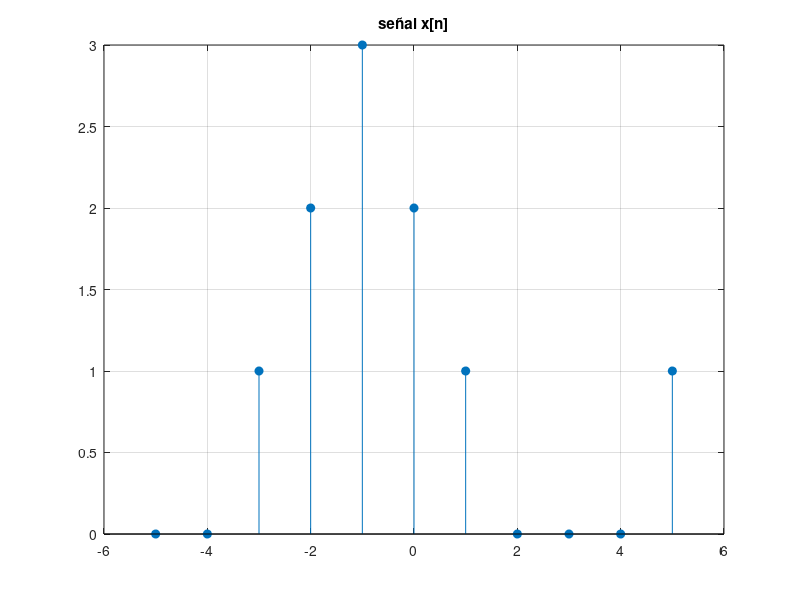

Here is the MATLAB script that generated this plot:
%Sumatoria de impulsos: x[n] = cumsum(x[k]delta[n-k]) 
n = -5:5;
x = [0 0 1 2 3 2 1 0 0 0 1]; % Señal cualquiera
stem(n,x,'filled')
title('señal x[n]')
grid on
%Resultado, señal original. 
